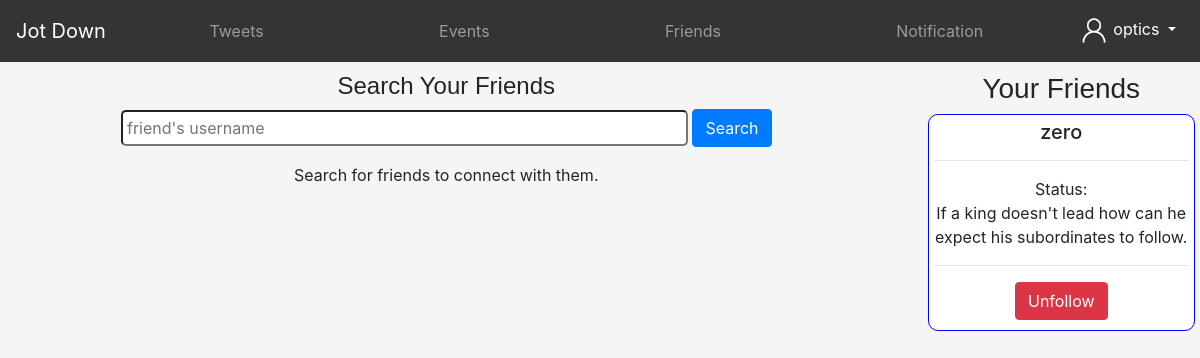
/friends (signed in), run on the app's committed database.
### tables this page shows
CREATE TABLE "Users" (
	"username"	TEXT,
	"email"	TEXT COLLATE UTF16CI,
	"password"	TEXT,
	"id"	INTEGER,
	"status"	TEXT DEFAULT NULL,
	"numFriends"	NUMERIC DEFAULT 0,
	"numEvents"	INTEGER DEFAULT 0,
	"numTweets"	INTEGER DEFAULT 0,
	"friends"	TEXT DEFAULT NULL
);

### main.py (the view, shortened to what this page needs)
@app.route('/friends', methods = ['POST', 'GET'])
def friends():
    if 'id' in session:
        username = session['username']
        friendsdata = fetchFriendsdata(username)
        frndRequests = fetchFriendRequests(username)
        if(len(frndRequests) > 0):
            return render_template('friends.html', msg = "Search for friends to connect with them.", friends = friendsdata, alert = len(frndRequests))
        return render_template('friends.html', msg = "Search for friends to connect with them.", friends = friendsdata)
    return render_template('friends.html', msg = "Search for friends to connect with them.")

### pydb.py (called while the page is built)
def fetchUser(username):
    conn = sqlite3.connect('database.db')
    cur = conn.cursor()
    cur.execute("SELECT * FROM Users WHERE username = ?", (username,))
    row = cur.fetchall()
    conn.close()
    print(row)
    return row

def fetchFriends(username):
    data = fetchUser(username)
    friends = []
    if(data[0][8] != None):
        friends = data[0][8].split(',')
    return friends

def fetchFriendsdata(username):
    friends = fetchFriends(username)
    friendsdata = []
    for i in friends:
        frd = fetchUser(i)
        friendsdata.append(frd)
    return friendsdata

def fetchFriendRequests(username):
    con = sqlite3.connect('database.db')
    cur = con.cursor()
    cur.execute("SELECT * FROM frequest WHERE toUser = ?", (username, ))
    row = cur.fetchall()
    con.close()
    return row

### templates/friends.html (shortened to what this page needs)
<!DOCTYPE html>
<html lang="en">
<head>
    <link rel="stylesheet" href="https://cdn.jsdelivr.net/npm/bootstrap@4.5.3/dist/css/bootstrap.min.css">
</head>
<body style="background-color: whitesmoke;">
    <nav class="navbar navbar-expand-md navbar-dark bg-blak sticky-top" style="background-color: rgba(52, 52, 52) !important;">
        <a class="navbar-brand text-white" href="">Jot Down</a>
        <div class="collapse navbar-collapse" id="navmenu">
            <ul class="navbar-nav mx-auto">
                <li class="nav-item">
                    <a href="/tweets" class="nav-link">
                        <center>
                            Tweets
                        </center>
                    </a>
                </li>
            </ul>
            <ul class="navbar-nav mx-auto">
                <li class="nav-item">
                    <a href="/events" class="nav-link">
                        <center>
                            Events
                        </center>
                    </a>
            </ul>
            <ul class="navbar-nav mx-auto">
                <li class="nav-item">
                    <a href="/friends" class="nav-link">
                        <center>
                            Friends
                        </center>
                    </a>
                </li>
            </ul>
            <ul class="navbar-nav mx-auto">
                <li class="nav-item">
                    <a href="/notifications" class="nav-link">
                        <center>
                            Notification
                        </center>
                    </a>
                </li>
            </ul>
            <ul class="navbar-nav">
                <li class="nav-item dropdown text-center">
                    <a class="nav-link dropdown-toggle text-white" href="#" id="navbarDropdown" role="button" data-toggle="dropdown" aria-haspopup="true" aria-expanded="false">
                        <img src="../static/assets/img/person.png" height="30px" width="30px">
                        {{session['username']}}
                    </a>
                </li>
            </ul>
        </div>
    </nav>
      <div class="row" style="margin-top: 10px;">
          <div class="col-sm-9">
              <h4 style="text-align: center; font-family: sans-serif;">Search Your Friends</h4>
                <form action="/friends" method="POST">
                    <div class="wd-100 d-flex justify-content-center" style="align-content: center;">
                        <div class="form-group">
                            <input size="50px" style="align-self: center; vertical-align: middle; padding: 4px; border-radius: 5px;" type="text" placeholder="friend's username" name = "suser" autocomplete="off">
                            <button style="align-self: center;" class="btn btn-primary" type="submit">Search</button>
                        </div>
                    </div>
                </form>
                <div>
                    <div>
                        <p style="text-align: center;">{{msg}}</p>
                    </div>
                </div>
          </div>
          <div class="col-sm-3">
              <h3 style="text-align: center; font-family: sans-serif;">Your Friends</h3>
              {% for friend in friends %}
                {% for data in friend%}
              <div style="background-color: white; margin: 5px; padding: 5px; border-radius: 10px; border: 1px solid blue; align-content: center;">
                  <h5 style="text-align: center;">{{data[0]}}</h5>
                  <hr>
                  <p style="text-align: center;">Status: <br>{{data[4]}}</p>
                  <hr>
                  <form style="align-content: center;" action="/unfollow" method="POST">
                    <div class="wd-100 d-flex justify-content-center" style="align-content: center;">
                        <button class="btn btn-danger" type="submit" style="margin-bottom: 5px;">Unfollow</button>
                    </div>
                  </form>
              </div>
                {% endfor %}
              {% endfor %}
          </div>
      </div>
</body>
</html>

### data on the page
Users: username "zero", status "If a king doesn't lead how can he expect his subordinates to follow."

### other printed values
{{ session['username'] }} "optics"
{{ msg }} "Search for friends to connect with them."
